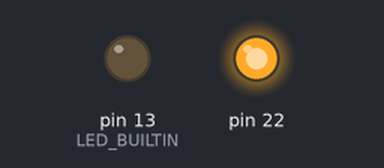
A sketch run on a simulated Arduino Mega 2560, built with avr-gcc and run on an emulated ATmega2560. On the bench: output pins drawn as LEDs (lit = HIGH).

Above: at 0.1 s.
At 1.1 s:
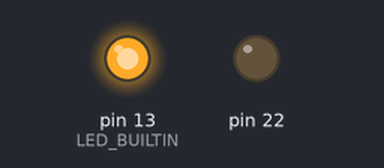
Timing chart, 0 to 2.6 s (numbered marks = the images above):
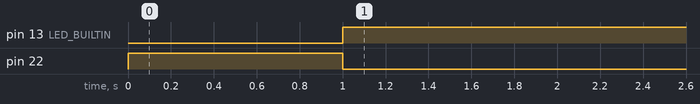

Measured:
- by itself, pin 13 (LED_BUILTIN): LOW → HIGH at 1.0 s

The sketch:

flowtest.ino
```cpp
void setup() {
  pinMode(LED_BUILTIN, OUTPUT);
  pinMode(22, OUTPUT);
  digitalWrite(22, HIGH);
  delay(1000);
  digitalWrite(22, LOW);
}

void loop() {
  digitalWrite(LED_BUILTIN, HIGH);
}
```
